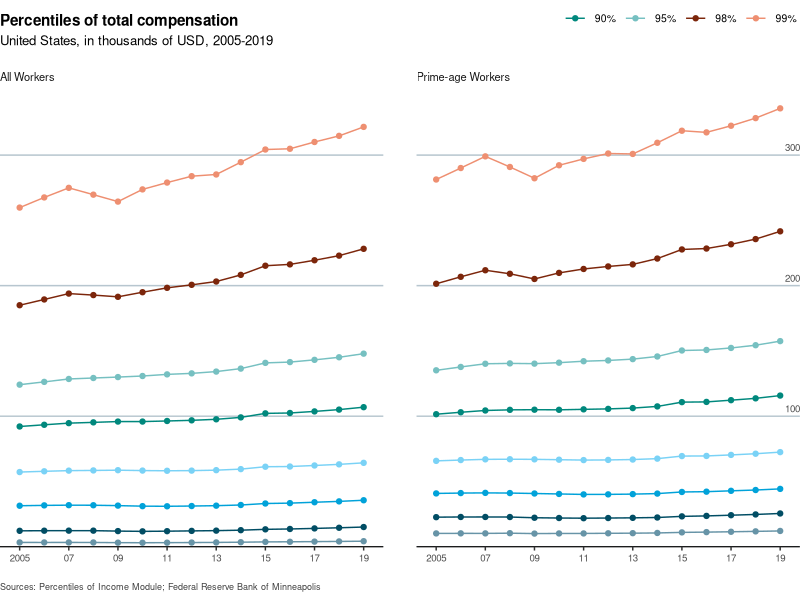
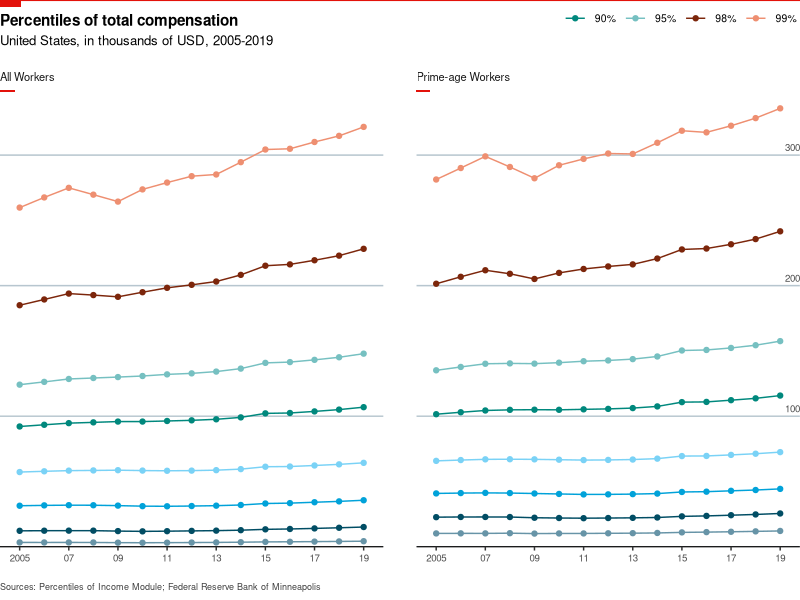

The R script that drew these images, in order:
# -----------------------------------------------------------
# Script Name: 01_pctl_of_income_US_lineplot
# Purpose: This script is used to draw
# the percentile of income from 2005 to 2019
# -----------------------------------------------------------

# load packages------------------------------------------------
library(ggplot2)
library(ggthemes)
library(grid)

# load data------------------------------------------------
df = read.csv("data/derived/01_pctl_of_income_US.csv")

# drawing the line plot------------------------------------------------
p = ggplot(df) + 
  geom_line(aes(x = year, y = value, col = Percentile)) + ## add line
  geom_point(aes(x = year, y = value, col = Percentile)) + ## add point
  facet_wrap(~ samp) + ## facet by `samp` variable
  ## add title, subtitle, caption and axis titles
  labs(title = "Percentiles of total compensation",
       subtitle = "United States, in thousands of USD, 2005-2019",
       x = "", y = "",
       caption = "Sources: Percentiles of Income Module; Federal Reserve Bank of Minneapolis") +
  ## adjust texts and breaks in x-axis and y-axis
  scale_x_continuous(expand = c(0, 0.8), 
                     breaks = seq(2005, 2020, 2),
                     labels = c("2005", "07", "09", "11", 
                               "13", "15", "17", "19")) + 
  scale_y_continuous(position = "right",
                     expand = c(0, 0),
                     limits = c(0, 345000),
                     breaks = seq(0, 340000, 100000),
                     labels = c("", "100", "200", "300")) + 
  ## change line colour
  scale_colour_economist() + 
  theme(
    ## set plot margin
    plot.margin = margin(t = 0, r = -43, b = 0, l = 0, unit = "pt"),
    
    ## remove background colour
    plot.background = element_rect(fill = "white"),
    
    ## adjust panel title and relative space
    strip.background = element_rect(color = NA, fill = NA), 
    strip.placement = "outside",
    strip.text = element_text(size = 8, margin = margin(6, 0, 10, 0), 
                              hjust = 0, family = "sans"),
    strip.clip = "off",
    
    ## adjust space between panels 
    ## remove background colour
    ## remove unnecessary grid line and adjust grid line 
    panel.spacing.x = unit(24, "pt"),
    panel.background = element_rect(fill = "white"),
    panel.grid.major.x = element_blank(),
    panel.grid.minor.x = element_blank(),
    panel.grid.major.y = element_line(color = "#B7C6CF", linewidth = unit(.5, "pt")),
    panel.grid.minor.y = element_blank(),
    
    ## adjust legend
    ## remove background colour, text size, 
    ## remove title, change position and adjust space
    legend.background = element_blank(), 
    legend.text = element_text(size = 7.5, family = "sans"),
    legend.title = element_blank(),
    legend.key = element_blank(),
    legend.position = c(.85, 1.2),
    legend.spacing.x = unit(2.5, "pt"),
    legend.spacing.y = unit(1, "pt"),
    
    ## adjust axis text size, axis line colour and y-axis title 
    axis.text.x = element_text(size = 7, family = "sans"),
    axis.line.x  = element_line(color = "black", linewidth = unit(.4, "pt")),
    axis.ticks.y = element_blank(),
    axis.text.y.right = element_text(hjust = -1.2, vjust = -.5, 
                                     size = 7, family = "sans"),
    
    ## adjust title/subtitle/caption size, position, face, colour and space
    plot.title.position = "plot",
    plot.title = element_text(size = 11, hjust = 0, face = "bold", 
                              family = "sans",
                              margin = margin(10, 0, 3, 0, "pt")),
    plot.subtitle = element_text(size = 9.5, hjust = 0, family = "sans",
                                 margin = margin(1, 0, 10, 0)),
    plot.caption = element_text(hjust = 0, vjust = 5, size = 6.5, 
                                family = "sans", colour = "#404040")) +
  # make legend become 2 rows
  guides(colour = guide_legend(nrow = 2, byrow = TRUE)) 

# Generate a ggplot2 plot grob
p_grob = ggplotGrob(p)

# open device to save plot------------------------------------------------
png("outputs/01_pctl_of_income_US/01_pctl_of_income_US_lineplot.png", 
    width = 7.3, height = 4.3, units = "in",
    res = 300)
## draw the grob
grid.draw(p_grob)
## add rotated tag
grid.lines(x = c(0, 1), y = 1, gp = gpar(col = "#E3120B", 
                                         lwd = unit(2, "points"))) 
grid.rect(x = unit(0, "npc"), y = 1, 
          width = unit(15, "points"), height = unit(5, "points"), 
          just = c("left", "top"),
          gp = gpar(fill = "#E3120B", lwd = 0))
## add marker for panels
grid.rect(x = 0, y = unit(.85, "npc"),
          width = unit(11, "points"), height = unit(1.3, "points"), 
          just = c("left", "top"),
          gp = gpar(fill = "#E3120B", lwd = 0))
grid.rect(x = unit(0.5, "npc") + unit(32.5, "points"), y = unit(.85, "npc"),
          width = unit(10.5, "points"), height = unit(1.3, "points"), 2, 
          just = c("left", "top"),
          gp = gpar(fill = "#E3120B", lwd = 0))
# Close the device
dev.off()


